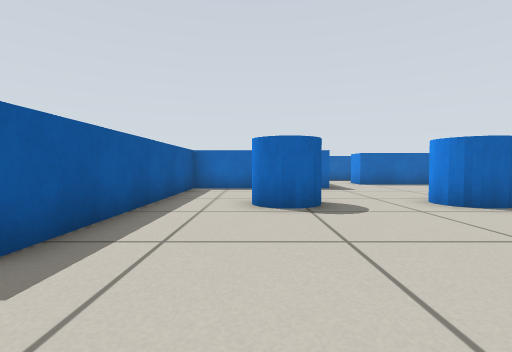
[1] (above)

21 first-person views from a walk through a Gazebo world. The camera is 0.41 m above the floor, tilts 2° down and sees 85° across. The floor is counted in squares, 0.5 m on a side. Each view is taken from the middle of a square. On the plan, view 1 faces up. The plan holds only what a view shows up to about 10 squares ahead; the rest is blank.

[2]
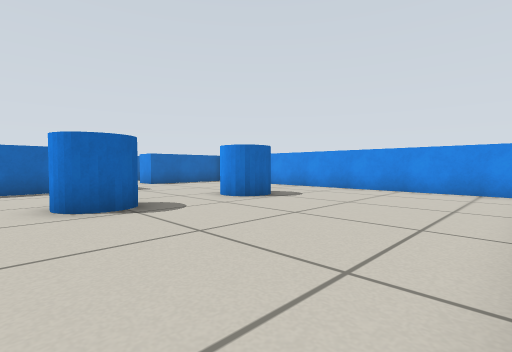

[3]
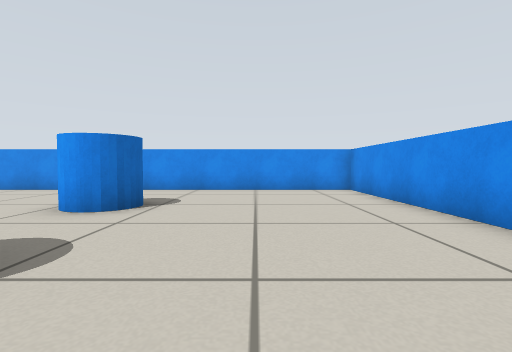

[4]
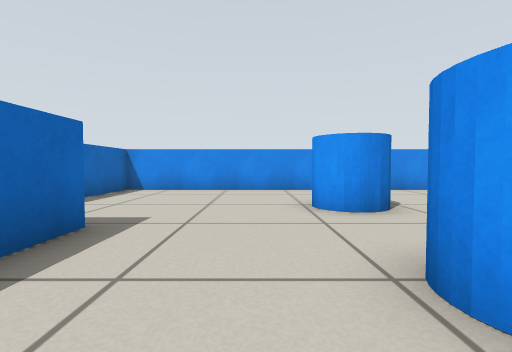

[5]
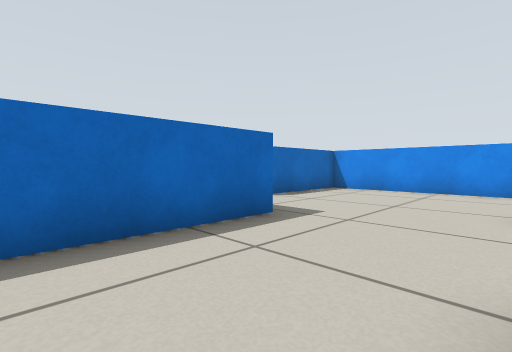

[6]
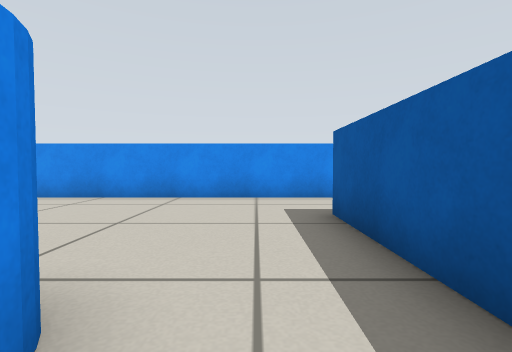

[7]
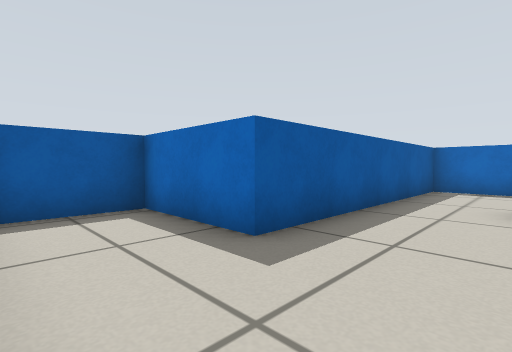

[8]
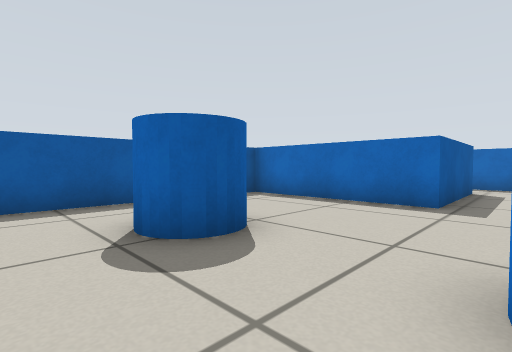

[9]
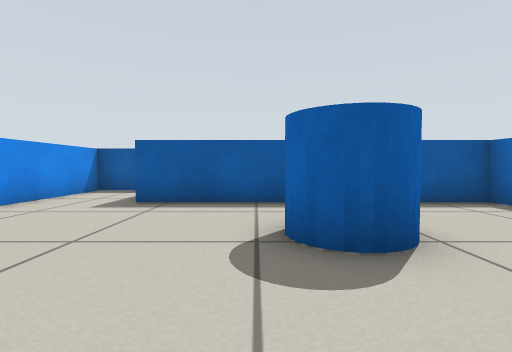

[10]
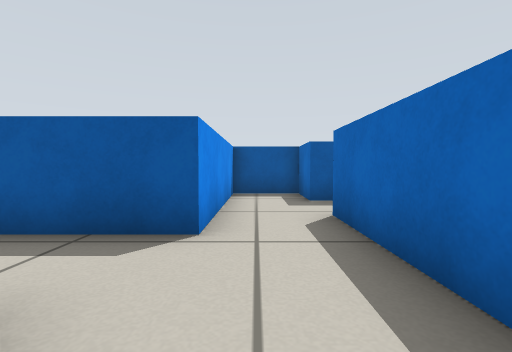

[11]
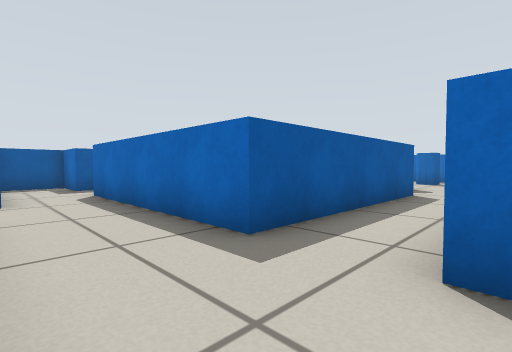

[12]
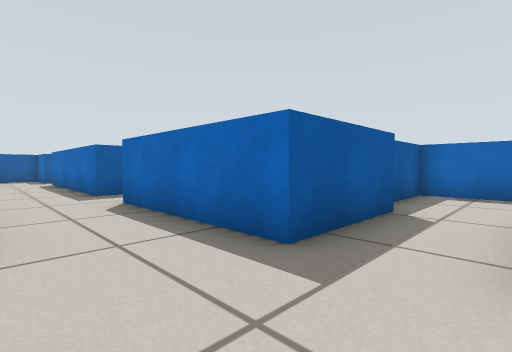

[13]
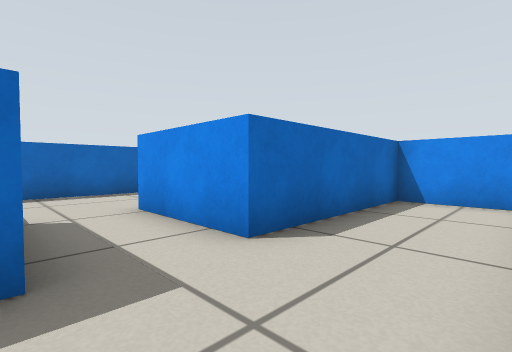

[14]
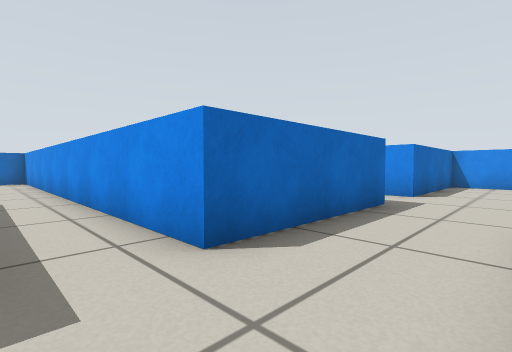

[15]
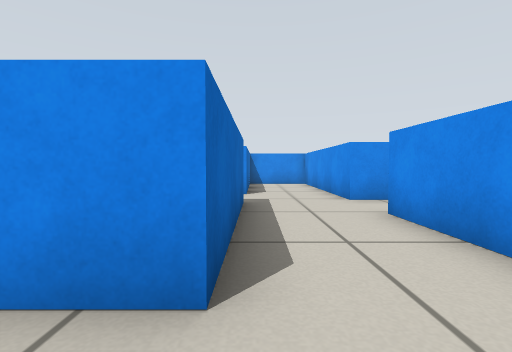

[16]
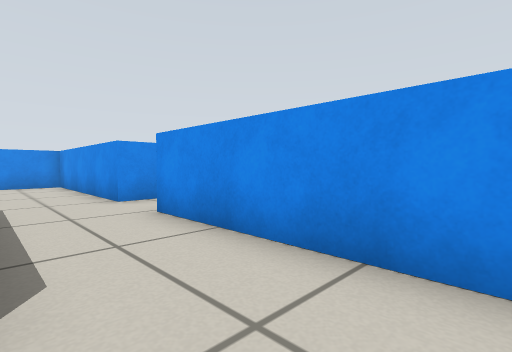

[17]
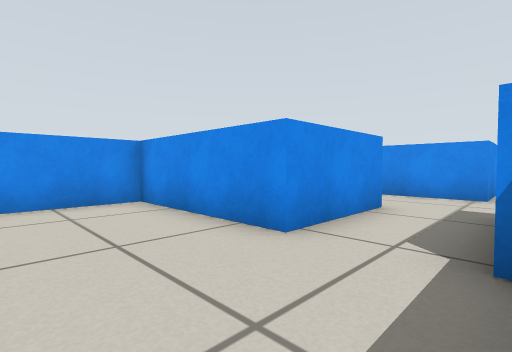

[18]
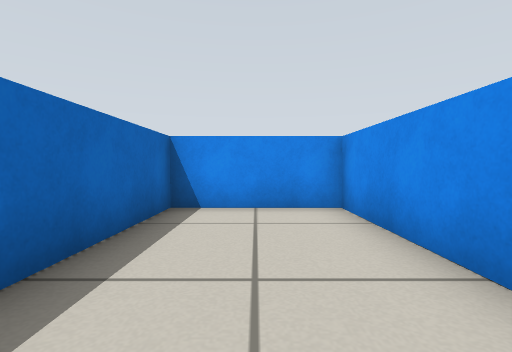

[19]
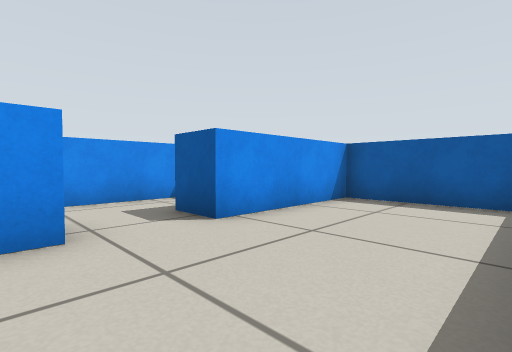

[20]
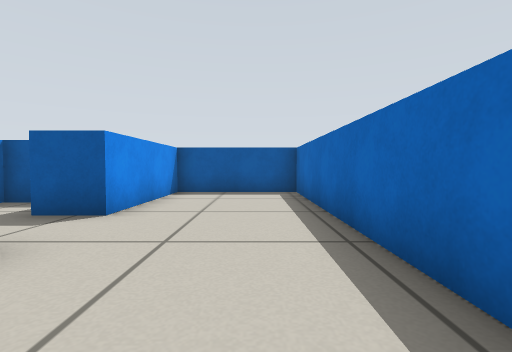

[21]
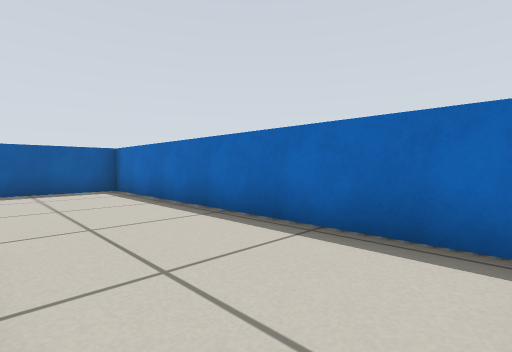

### Floor plan
Points are (right, up) in squares from view 1. A wall is a line through its corners. A room is listed if a view was taken in it or the views show most of it. See-through windows are left out.
Room 1 (views 1, 2, 3, 4, 5, 6, 7, 8, 9)
walls: (2.7, 14.3) (2.7, 10.3) (-2.3, 10.3) (-2.3, 2.3) (-5.3, 2.3) (-5.3, -0.3) (8.7, -0.3) (8.7, 12.5) (5.1, 12.5)
ways out: opening at (3.5, 13) to room 2
Room 2 (views 10, 11, 12, 13, 14, 15, 16)
walls: (8, 13.7) (12.9, 13.7); (14.8, 13.7) (19.9, 13.7); (14.2, 19.4) (14.2, 16.3) (9.6, 16.3) (9.6, 23.4); (7.6, 22.6) (7.6, 16.3) (1.2, 16.3); (1.5, 14.3) (2.7, 14.3); (21, 14.2) (21, 16.3) (16.2, 16.3) (16.2, 19.3)
ways out: opening at (3.5, 13) to room 1; opening at (15, 19) to room 3; opening at (2, 15.5) to room 5; opening at (8.5, 22.5); opening at (14, 12.5)
Room 3 (views 17, 18)
walls: (16.2, 19.3) (20.5, 19.3) (20.5, 22.7) (13.7, 22.7) (13.7, 20.6)
ways out: opening at (15, 19) to room 2
Room 4 (views 19, 20, 21)
walls: (1.2, 17.5) (1.9, 17.5); (4.9, 21.3) (-4.8, 21.3) (-4.8, 17.5) (-0.6, 17.5)
ways out: opening at (0.5, 17) to room 5
Room 5 (no view inside)
walls: (-0.6, 17.5) (-0.6, 16.3) (-2.3, 16.3) (-2.3, 14.3) (1.5, 14.3)
ways out: opening at (2, 15.5) to room 2; opening at (0.5, 17) to room 4

Positions as (right, up) in squares from view 1, and headings:
1: (0, 0), facing up
2: (-1, 0), facing up-right
3: (-1, 3), facing right
4: (-1, 8), facing right
5: (-1, 7), facing up-right
6: (-1, 7), facing down
7: (0, 0), facing up-left
8: (4, 4), facing up-left
9: (4, 5), facing left
10: (6, 15), facing left
11: (10, 14), facing up-left
12: (16, 14), facing up-left
13: (14, 14), facing up-right
14: (8, 14), facing up-right
15: (8, 16), facing right
16: (8, 16), facing down-right
17: (14, 22), facing down-right
18: (15, 21), facing right
19: (2, 21), facing down-left
20: (4, 20), facing left
21: (5, 18), facing up-left
